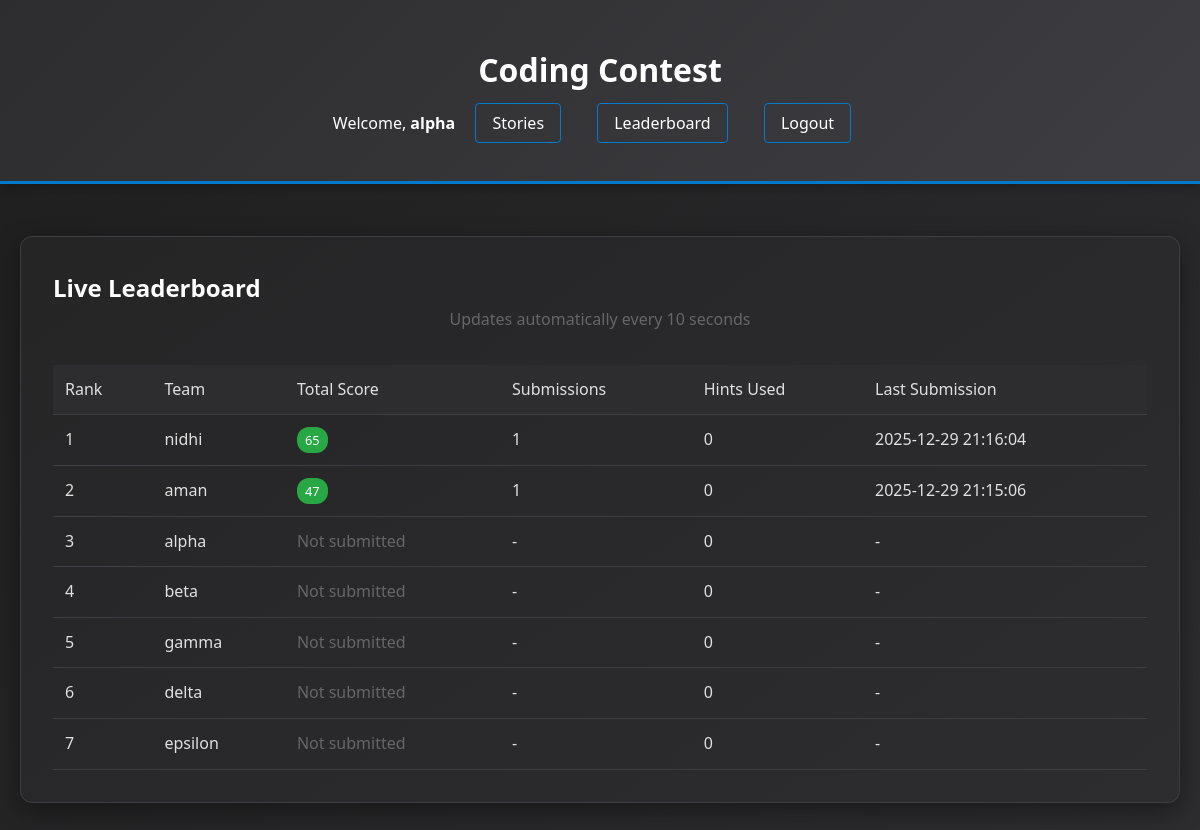
The page /leaderboard (signed in) on the database its author committed.
### tables this page shows
CREATE TABLE teams (
    id INTEGER PRIMARY KEY AUTOINCREMENT,
    team_id TEXT UNIQUE NOT NULL,
    username TEXT UNIQUE NOT NULL,
    password TEXT NOT NULL,
    plain_password TEXT,
    ip_address TEXT,
    last_login TIMESTAMP,
    created_at TIMESTAMP DEFAULT (datetime('now', 'localtime'))
);

### app.py (the view)
@app.route('/leaderboard')
def leaderboard():
    conn = get_db()
    teams = conn.execute('''
        SELECT
            t.team_id,
            t.username,
            COALESCE(SUM(s.score), 0) as final_score,
            COUNT(s.id) as submissions_count,
            MAX(s.submitted_at) as last_submission,
            COALESCE(h.hints_count, 0) as hints_used
        FROM teams t
        LEFT JOIN submissions s ON t.team_id = s.team_id
        LEFT JOIN (
            SELECT
                team_id,
                COUNT(*) as hints_count
            FROM hints_used
            GROUP BY team_id
        ) h ON t.team_id = h.team_id
        GROUP BY t.team_id, t.username, h.hints_count
        ORDER BY final_score DESC, last_submission ASC
    ''').fetchall()
    conn.close()
    return render_template('leaderboard.html', teams=teams)

### app.py (called while the page is built)
@app.after_request
def add_security_headers(response):
    response.headers['X-Content-Type-Options'] = 'nosniff'
    response.headers['X-Frame-Options'] = 'DENY'
    response.headers['X-XSS-Protection'] = '1; mode=block'
    response.headers['Strict-Transport-Security'] = 'max-age=31536000; includeSubDomains'
    return response

def get_db():
    conn = sqlite3.connect(DATABASE, timeout=30.0)
    conn.row_factory = sqlite3.Row
    conn.execute('PRAGMA journal_mode=WAL')
    conn.execute('PRAGMA synchronous=NORMAL')
    conn.execute('PRAGMA cache_size=50000')  # Increased for gaming laptop
    conn.execute('PRAGMA temp_store=MEMORY')
    conn.execute('PRAGMA mmap_size=268435456')  # 256MB memory mapping
    return conn

### templates/leaderboard.html (shortened to what this page needs)
{% extends "base.html" %}
{% block content %}
<div class="card">
    <h2>Live Leaderboard</h2>
    <p style="text-align: center; color: #666; margin-bottom: 2rem;">
        Updates automatically every 10 seconds
    </p>
    <table class="table" id="leaderboardTable">
        <thead>
            <tr>
                <th>Rank</th>
                <th>Team</th>
                <th>Total Score</th>
                <th>Submissions</th>
                <th>Hints Used</th>
                <th>Last Submission</th>
            </tr>
        </thead>
        <tbody>
            {% for team in teams %}
            <tr>
                <td>{{ loop.index }}</td>
                <td>{{ team.username }}</td>
                <td>
                    {% if team.final_score > 0 %}
                        <span class="score-badge">{{ team.final_score }}</span>
                    {% else %}
                        <span style="color: #666;">Not submitted</span>
                    {% endif %}
                </td>
                <td>
                    {% if team.submissions_count > 0 %}
                        {{ team.submissions_count }}
                    {% else %}
                        -
                    {% endif %}
                </td>
                <td>{{ team.hints_used or 0 }}</td>
                <td>
                    {% if team.last_submission %}
                        {{ team.last_submission }}
                    {% else %}
                        -
                    {% endif %}
                </td>
            </tr>
            {% endfor %}
        </tbody>
    </table>
</div>
{% endblock %}

### templates/base.html (shortened to what this page needs)
<!DOCTYPE html>
<html lang="en">
<head>
</head>
<body>
    <div class="header">
        <div class="container">
            <h1>{% block header %}Coding Contest{% endblock %}</h1>
            {% if session.team_id %}
            <div class="nav">
                <span>Welcome, <strong>{{ session.username }}</strong></span>
                <a href="{{ url_for('story') }}">Stories</a>
                <a href="{{ url_for('leaderboard') }}">Leaderboard</a>
                <a href="{{ url_for('logout') }}">Logout</a>
            </div>
            {% endif %}
        </div>
    </div>
    <div class="container">
        {% block content %}{% endblock %}
    </div>
</body>
</html>

### templates/base.html (style rules this page uses)
* { margin: 0; padding: 0; box-sizing: border-box; -webkit-user-select: none; -moz-user-select: none; -ms-user-select: none; user-select: none; -webkit-touch-callout: none; -webkit-tap-highlight-color: transparent; }
body { -webkit-user-drag: none; -khtml-user-drag: none; -moz-user-drag: none; -o-user-drag: none; }
body { font-family: 'Segoe UI', Tahoma, Geneva, Verdana, sans-serif; line-height: 1.6; background: linear-gradient(135deg, #1e1e1e 0%, #2d2d30 100%); color: #e0e0e0; min-height: 100vh; overflow-x: hidden; }
.container { max-width: 1200px; margin: 0 auto; padding: 20px; }
.header { background: linear-gradient(135deg, #2d2d30 0%, #3e3e42 100%); color: #ffffff; padding: 1.5rem 0; margin-bottom: 2rem; border-bottom: 3px solid #007acc; box-shadow: 0 2px 10px rgba(0, 0, 0, 0.3); }
.header h1 { text-align: center; font-weight: 600; }
.nav { text-align: center; margin-top: 1rem; }
.nav a { color: #ffffff; text-decoration: none; margin: 0 1rem; padding: 8px 16px; border: 1px solid #007acc; border-radius: 4px; transition: all 0.3s ease; }
.card { background: linear-gradient(145deg, #252526 0%, #2d2d30 100%); padding: 2rem; border-radius: 12px; box-shadow: 0 8px 25px rgba(0, 0, 0, 0.4); margin-bottom: 2rem; border: 1px solid #3e3e42; transition: transform 0.2s ease, box-shadow 0.2s ease; }
.table { width: 100%; border-collapse: collapse; margin-top: 1rem; }
.table th, .table td { padding: 12px; text-align: left; border-bottom: 1px solid #3e3e42; }
.table th { background: #2d2d30; font-weight: 500; }
.score-badge { background: #28a745; color: #fff; padding: 4px 8px; border-radius: 12px; font-size: 0.8em; font-weight: 500; }
h1, h2, h3, h4 { color: #ffffff; }

### rows shown on the page
teams: username "alpha", shows "Not submitted", hints_used "0"
teams: username "nidhi", final_score "65", submissions_count "1", hints_used "0", last_submission "2025-12-29 21:16:04"
teams: username "aman", final_score "47", submissions_count "1", hints_used "0", last_submission "2025-12-29 21:15:06"
teams: username "beta", shows "Not submitted", hints_used "0"
teams: username "gamma", shows "Not submitted", hints_used "0"
teams: username "delta", shows "Not submitted", hints_used "0"
teams: username "epsilon", shows "Not submitted", hints_used "0"
